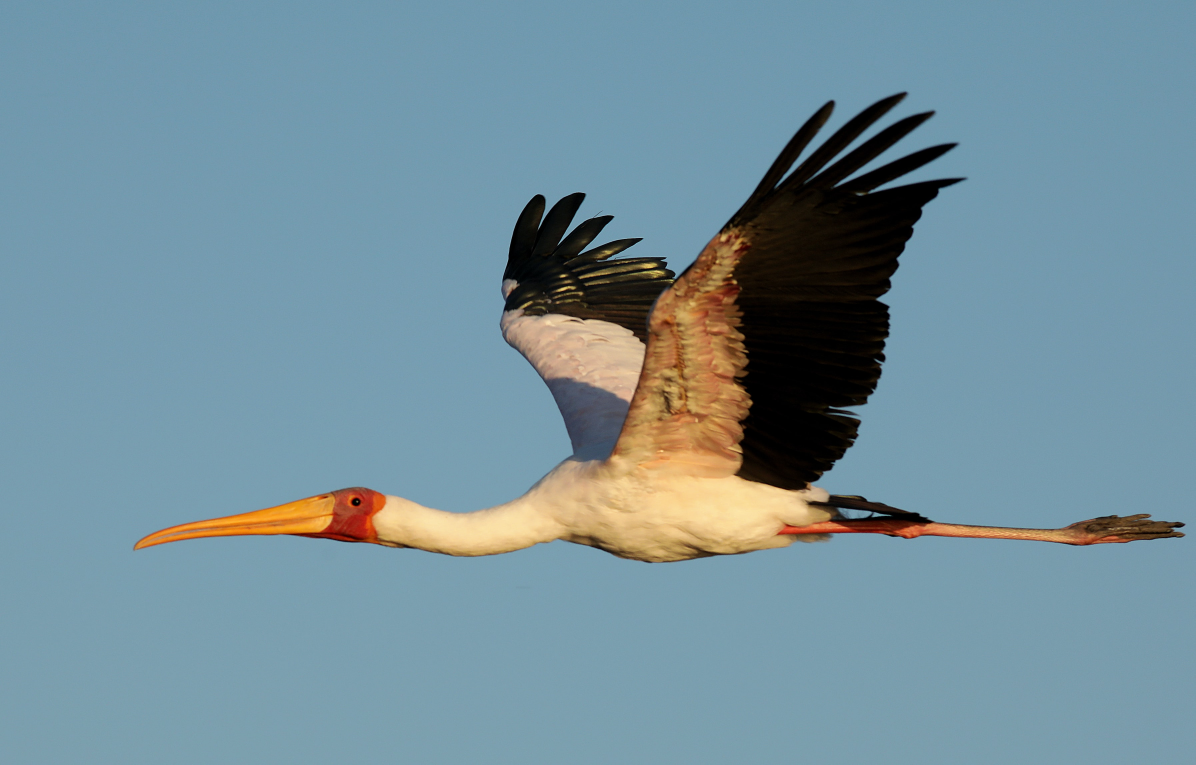
#> input picture machine-learning-feature-engineering/exercises/images/bird.jpg, 3586 x 2294 px (shown at 1/3 size)
$ python imageFeatureExtraction.py
#> lines starting #> are read from the running program, lines starting #| are printed output that depends on the picture
import skimage
import cv2
import numpy as np
import matplotlib.pyplot as plt
from PIL import Image, ImageFilter
from sklearn.feature_extraction import image
from skimage import data, io, filters
from skimage.color import rgb2gray
from skimage.transform import resize
from skimage.feature import peak_local_max

img_stork = Image.open('../images/bird.jpg')
#> img_stork is the input picture: PIL image 3586x2294 RGB; mean R, G, B 116.3, 144, 155.3

# [4 lines of commented-out code are left out]

print(img_stork.format)
#| JPEG
print(img_stork.mode)
#| RGB
print(img_stork.size)
#| (3586, 2294)

# convert to gray scale image
gs_image = img_stork.convert(mode='L')

# [4 lines of commented-out code are left out]

gs_image.thumbnail((200, 200))  # 200, 127 (~127: ratio stays the same)
#> gs_image: PIL image 200x128 L
print(gs_image.size)
#| (200, 128)

# [4 lines of commented-out code are left out]

img_resize = img_stork.resize((300, 300))  # 300, 300
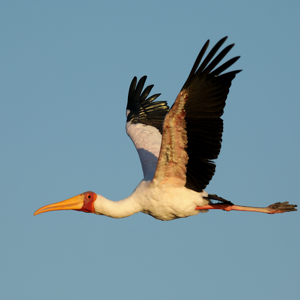
#> img_resize: PIL image 300x300 RGB; mean R, G, B 116.3, 144, 155.4
print(img_resize.size)
#| (300, 300)

# [6 lines of commented-out code are left out]
hoz_flip = img_stork.transpose(Image.FLIP_LEFT_RIGHT)
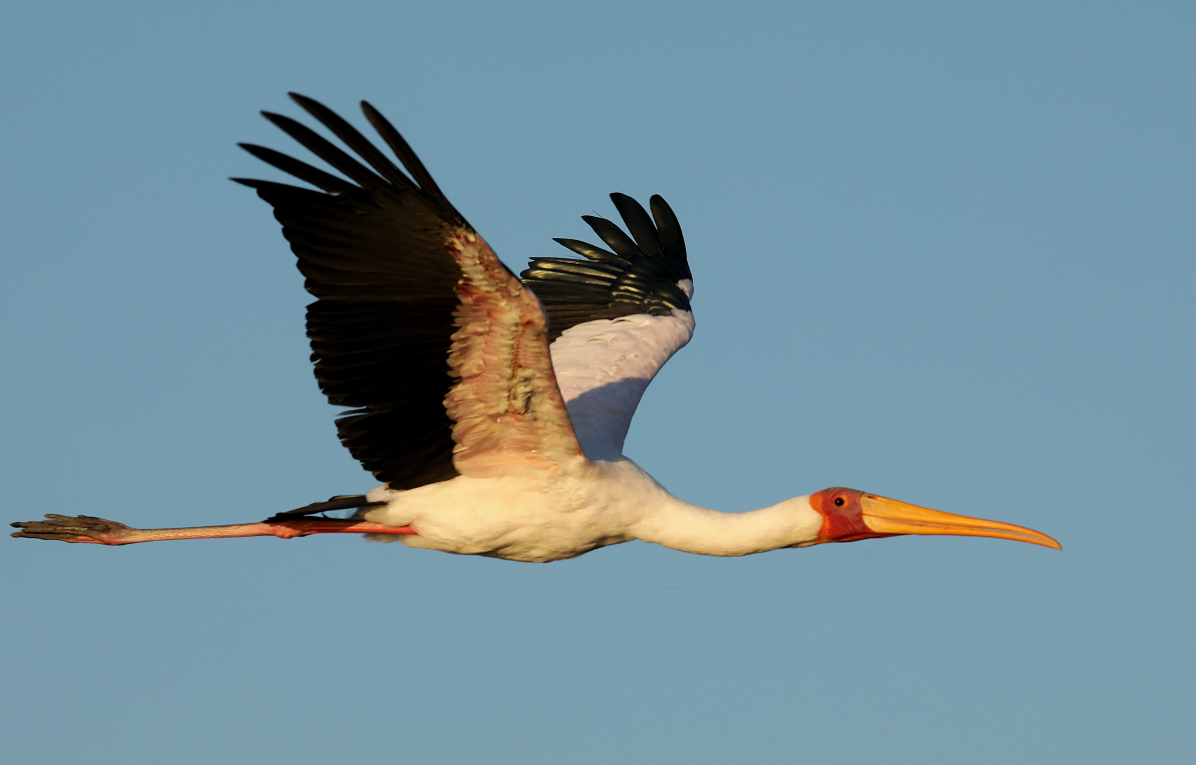
#> hoz_flip: PIL image 3586x2294 RGB (shown at 1/3 size); mean R, G, B 116.3, 144, 155.3
ver_flip = img_stork.transpose(Image.FLIP_TOP_BOTTOM)

# [9 lines of commented-out code are left out]
img_stork_arr = np.array(img_stork.resize((500, 320)))
print(type(img_stork_arr))
#| <class 'numpy.ndarray'>
print(img_stork_arr.shape)  # (height, width, dimensional[RGB]) => (320, 500, 3)
#| (320, 500, 3)

# [4 lines of commented-out code are left out]

img_stork_arr_gray = rgb2gray(img_stork_arr)
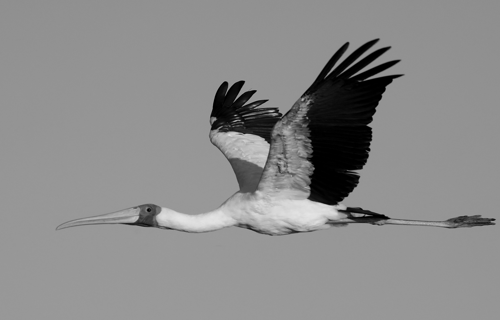
#> img_stork_arr_gray: shape (320, 500) float64; min 0, max 0.9, mean 0.545
print(img_stork_arr_gray.shape)  # (height, width, [1]) => (320, 500)
#| (320, 500)

# [6 lines of commented-out code are left out]
stork_resized = resize(img_stork_arr, (224, 224), anti_aliasing=True)
print(stork_resized.shape)
#| (224, 224, 3)

# [6 lines of commented-out code are left out]

patches = image.extract_patches_2d(img_stork_arr, (64, 64))
# (total patches, height, width, [RGB]) : (112309, 64, 64, 3)
# 112309 = (320 - 64 + 1) * (500 - 64 + 1)  image array => (320, 500)
print(patches.shape)
#| (112309, 64, 64, 3)

# plt.imshow(patches[70450])
# plt.show()

image = data.coins()  # import an image of coins
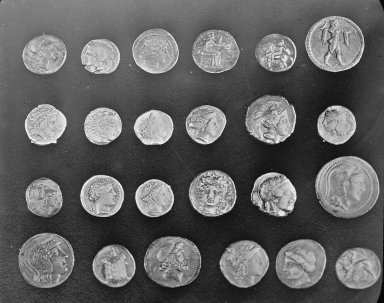
#> input picture skimage.data.coins(), 384 x 303 px
#> image is the input picture: shape (303, 384); min 1, max 252, mean 96.9
print(image)
#> (printed output is left out)

# plt.figure(figsize=(12, 6))
# io.imshow(image)
# plt.show()

# used to find boundaries of objects in images
edges = filters.sobel(image)
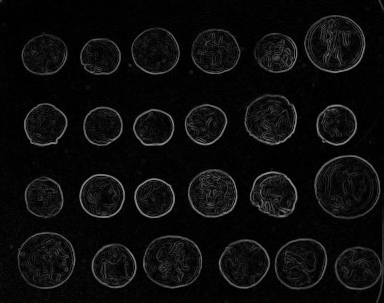
#> edges: shape (303, 384) float64; min 0, max 0.59, mean 0.0492
print(edges)
#> (printed output is left out)

# [13 lines of commented-out code are left out]

pisa1 = cv2.imread('../images/leaning_pisa_1.jpg')
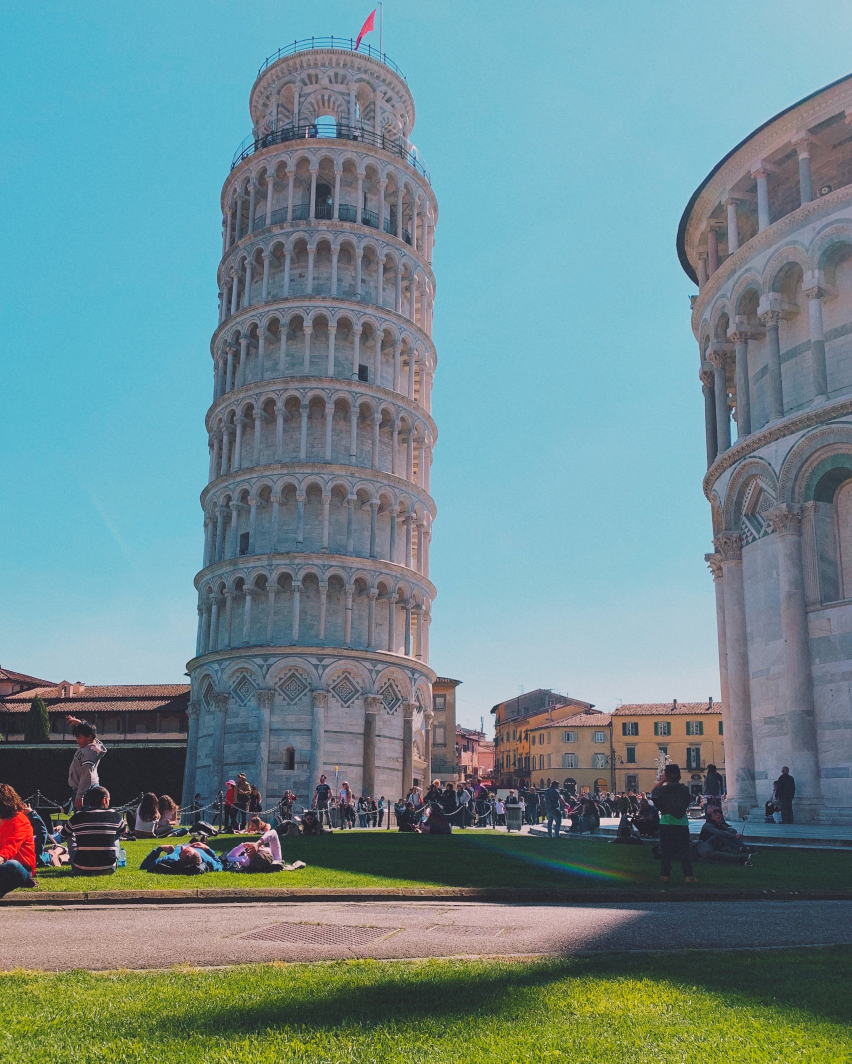
#> input picture machine-learning-feature-engineering/exercises/images/leaning_pisa_1.jpg, 2555 x 3190 px (shown at 1/3 size)
#> pisa1 is the input picture: shape (3190, 2555, 3); mean B, G, R 143.2, 139.3, 110.9
print(pisa1.shape)
#| (3190, 2555, 3)

# plt.figure(figsize=(10, 10))
# plt.imshow(pisa1)
# plt.show()

gray1 = cv2.cvtColor(pisa1, cv2.COLOR_BGR2GRAY)
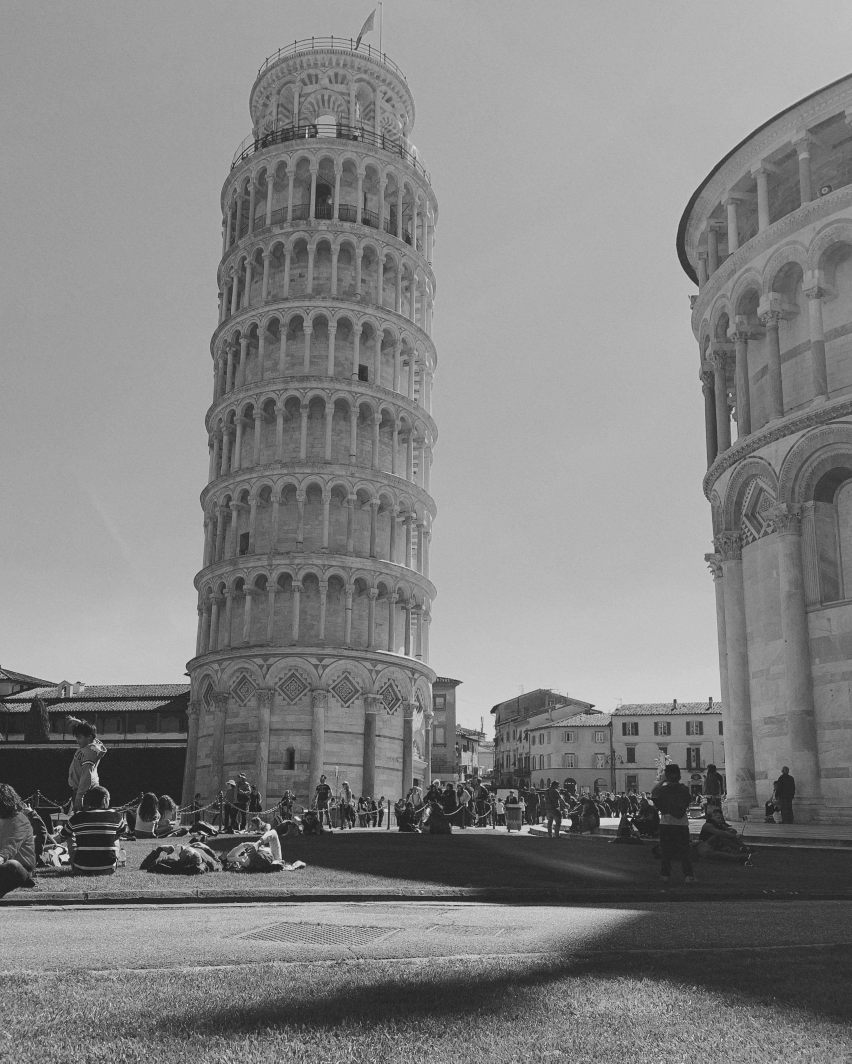
#> gray1: shape (3190, 2555) (shown at 1/3 size); min 15, max 248, mean 131.3
sift = cv2.xfeatures2d.SIFT_create()  # SIFT = Scale Invariant Feature Transform
#> (the run stopped early here; a loop or call above may not have finished)
